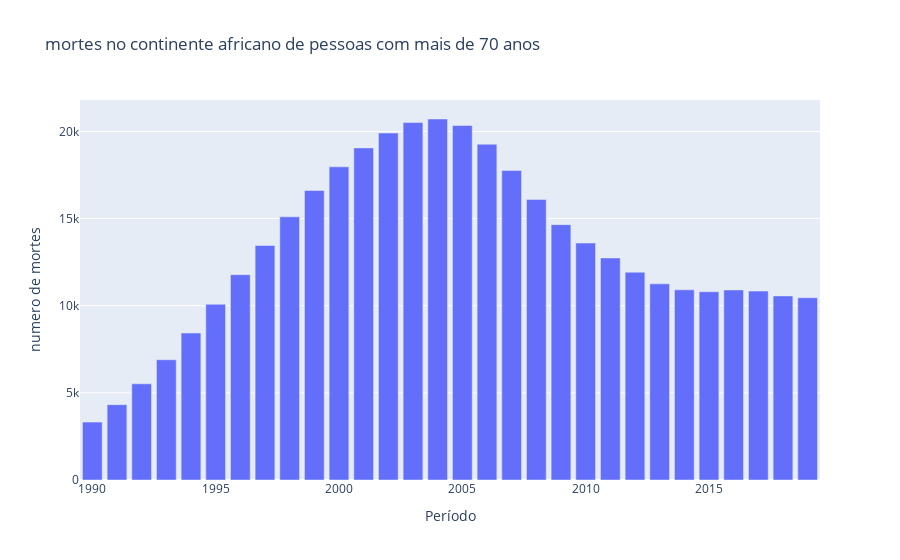

The code cell stored with this chart in its notebook:
### Code cell
data = [go.Bar(x=africa_df['Year'].values,
               y=soma_por_ano_africa['Deaths - HIV/AIDS - Sex: Both - Age: 70+ years (Number)'])]
               

#criando layout
configuracoes_layout = go.Layout(title='mortes no continente africano de pessoas com mais de 70 anos',
                                 yaxis={'title': 'numero de mortes'},
                                 xaxis={'title': 'Período'})

#objeto figura

fig2 = go.Figure(data=data, layout=configuracoes_layout)

#plotando o grafico
py.iplot(fig2)

### Figure 1 — Plotly figure (JSON) as saved in the notebook; plotly's stock layout.template omitted (floating-point values rounded to 4 significant figures; data arrays with more than 128 entries replaced by an {"elided": "..."} marker saying what was removed)
{"data": [{"type": "bar", "x": {"elided": "1500 int values"}, "y": [3321, 4323, 5518, 6900, 8434, 10082, 11780, 13457, 15100, 16609, 17966, 19055, 19906, 20506, 20712, 20336, 19265, 17761, 16092, 14649, 13594, 12740, 11923, 11255, 10910, 10802, 10906, 10839, 10562, 10459]}], "layout": {"title": {"text": "mortes no continente africano de pessoas com mais de 70 anos"}, "xaxis": {"title": {"text": "Período"}}, "yaxis": {"title": {"text": "numero de mortes"}}}}
